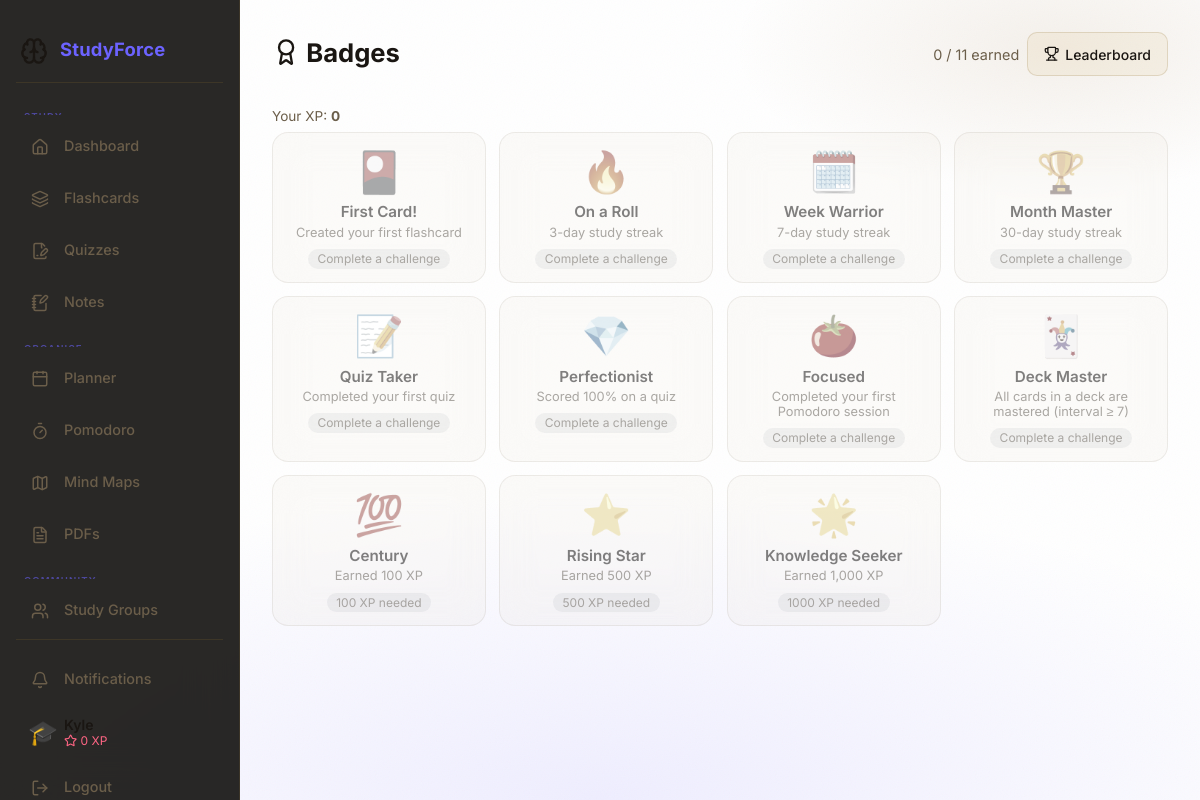
Page /gamification/badges (signed in) on the committed database.
### app/models/user.py (models this page shows, shortened)
class User(UserMixin, db.Model):
    __tablename__ = "users"
    id = db.Column(db.Integer, primary_key=True)
    email = db.Column(db.String(255), unique=True, nullable=False, index=True)
    display_name = db.Column(db.String(100), nullable=False)
    password_hash = db.Column(db.String(255), nullable=False)
    avatar = db.Column(db.String(10), default="🎓")  # emoji avatar
    theme_prefs = db.Column(db.JSON, default=lambda: {
        "mode": "dark",
        "primary": "#d4a853",
        "accent": "#f0c97a",
        "background": "#0c0b09",
    })
    onboarding_complete = db.Column(db.Boolean, default=False)
    created_at = db.Column(db.DateTime, default=lambda: datetime.now(timezone.utc))
    subjects = db.relationship("Subject", back_populates="user", cascade="all, delete-orphan", lazy="dynamic")
    decks = db.relationship("Deck", back_populates="user", cascade="all, delete-orphan", lazy="dynamic")
    quizzes = db.relationship("Quiz", back_populates="user", cascade="all, delete-orphan", lazy="dynamic")
    notes = db.relationship("Note", back_populates="user", cascade="all, delete-orphan", lazy="dynamic")
    study_events = db.relationship("StudyEvent", back_populates="user", cascade="all, delete-orphan", lazy="dynamic")
    pomodoro_sessions = db.relationship("PomodoroSession", back_populates="user", cascade="all, delete-orphan", lazy="dynamic")
    mind_maps = db.relationship("MindMap", back_populates="user", cascade="all, delete-orphan", lazy="dynamic")
    pdf_files = db.relationship("PDFFile", back_populates="user", cascade="all, delete-orphan", lazy="dynamic")
    streak = db.relationship("Streak", back_populates="user", uselist=False, cascade="all, delete-orphan")
    xp_transactions = db.relationship("XPTransaction", back_populates="user", cascade="all, delete-orphan", lazy="dynamic")
    user_badges = db.relationship("UserBadge", back_populates="user", cascade="all, delete-orphan", lazy="dynamic")
    subject_progress = db.relationship("SubjectProgress", back_populates="user", cascade="all, delete-orphan", lazy="dynamic")
    notifications = db.relationship("Notification", back_populates="user", cascade="all, delete-orphan", lazy="dynamic")
    group_memberships = db.relationship("GroupMember", back_populates="user", cascade="all, delete-orphan", lazy="dynamic")
    @property
    def total_xp(self) -> int:
        from .gamification import XPTransaction
        return db.session.query(
            db.func.coalesce(db.func.sum(XPTransaction.amount), 0)
        ).filter_by(user_id=self.id).scalar()
    @property
    def unread_notification_count(self) -> int:
        from .notification import Notification
        return Notification.query.filter_by(user_id=self.id, is_read=False).count()

### app/models/gamification.py (models this page shows, shortened)
class Badge(db.Model):
    __tablename__ = "badges"
    id = db.Column(db.Integer, primary_key=True)
    slug = db.Column(db.String(50), unique=True, nullable=False)
    name = db.Column(db.String(100), nullable=False)
    description = db.Column(db.Text, nullable=False)
    icon = db.Column(db.String(10), nullable=False)       # emoji
    xp_threshold = db.Column(db.Integer, default=0)
    condition = db.Column(db.String(50), nullable=False)  # e.g. "xp", "streak_7", "first_card"
    user_badges = db.relationship("UserBadge", back_populates="badge", cascade="all, delete-orphan", lazy="dynamic")

### app/blueprints/gamification/routes.py (the view)
@gamification_bp.route("/badges")
@login_required
def badges():
    all_badges = Badge.query.order_by(Badge.xp_threshold).all()
    earned_ids = {
        ub.badge_id
        for ub in UserBadge.query.filter_by(user_id=current_user.id).all()
    }
    my_xp = current_user.total_xp
    return render_template(
        "gamification/badges.html",
        all_badges=all_badges,
        earned_ids=earned_ids,
        my_xp=my_xp,
    )

### app/context_processors.py (called while the page is built)
def _time_greeting() -> str:
    hour = datetime.now().hour
    if hour < 12:
        return "morning"
    if hour < 17:
        return "afternoon"
    return "evening"

def inject_globals() -> dict:
    theme = {
        "mode": "dark",
        "primary": "#d4a853",
        "accent": "#f0c97a",
        "background": "#0c0b09",
    }
    unread_count = 0
    if current_user.is_authenticated:
        if current_user.theme_prefs:
            theme = current_user.theme_prefs
        unread_count = current_user.unread_notification_count
    return {
        "theme": theme,
        "unread_notification_count": unread_count,
        "time_greeting": _time_greeting(),
    }

### app/models/user.py (called while the page is built)
@login_manager.user_loader
def load_user(user_id: str):
    return User.query.get(int(user_id))

### app/templates/gamification/badges.html (shortened to what this page needs)
{% extends "base.html" %}
{% block content %}
<div class="page-header">
  <h1 class="page-title"><i data-lucide="award"></i> Badges</h1>
  <div style="display:flex; gap:0.5rem; align-items:center;">
    <span style="color:var(--text-muted); font-size:0.9rem;">{{ earned_ids | length }} / {{ all_badges | length }} earned</span>
    <a href="{{ url_for('gamification.leaderboard') }}" class="btn btn-glass"><i data-lucide="trophy"></i> Leaderboard</a>
  </div>
</div>
<div style="margin-bottom:0.5rem; color:var(--text-muted); font-size:0.85rem;">Your XP: <strong style="color:var(--accent-color);">{{ my_xp }}</strong></div>
{% if all_badges %}
<div style="display:grid; grid-template-columns:repeat(auto-fill, minmax(200px, 1fr)); gap:0.85rem;">
  {% for badge in all_badges %}
  {% set earned = badge.id in earned_ids %}
  <div class="glass p-3 {% if not earned %}badge-locked{% endif %}" style="{% if not earned %}opacity:0.55; filter:grayscale(0.6);{% endif %} text-align:center;">
    <div style="font-size:2.5rem; margin-bottom:0.4rem;">{{ badge.icon }}</div>
    <div style="font-weight:600; font-size:0.95rem; margin-bottom:0.2rem;">{{ badge.name }}</div>
    <div style="font-size:0.8rem; color:var(--text-muted); margin-bottom:0.5rem;">{{ badge.description }}</div>
    {% if earned %}
    <span style="font-size:0.75rem; background:rgba(16,185,129,0.15); color:#10b981; padding:0.15rem 0.6rem; border-radius:1rem; font-weight:600;">Earned ✓</span>
    {% else %}
    <span style="font-size:0.75rem; background:rgba(100,116,139,0.15); color:var(--text-muted); padding:0.15rem 0.6rem; border-radius:1rem;">
      {% if badge.xp_threshold > 0 %}{{ badge.xp_threshold }} XP needed{% else %}Complete a challenge{% endif %}
    </span>
    {% endif %}
  </div>
  {% endfor %}
</div>
{% else %}
<div class="glass p-4" style="text-align:center;">
  <div style="font-size:3rem; margin-bottom:0.5rem;"><i data-lucide="award"></i></div>
  <p style="color:var(--text-muted);">No badges configured yet.</p>
</div>
{% endif %}
{% endblock %}

### app/templates/base.html (shortened to what this page needs)
<!DOCTYPE html>
<html lang="en" data-theme="{{ theme.mode }}">
<head>
  <link rel="stylesheet" href="{{ url_for('static', filename='css/base.css') }}" />
  <link rel="stylesheet" href="{{ url_for('static', filename='css/sidebar.css') }}" />
  <link rel="stylesheet" href="{{ url_for('static', filename='css/components.css') }}" />
</head>
<body>
{% if not request.endpoint or not request.endpoint.startswith('auth.') %}
<aside class="sidebar" id="sidebar" role="navigation" aria-label="Main navigation">
  <div class="sidebar-logo" onclick="toggleSidebar()" title="Toggle sidebar" tabindex="0" role="button" aria-label="Toggle sidebar" onkeydown="if(event.key==='Enter')toggleSidebar()">
    <span class="logo-icon" aria-hidden="true"><i data-lucide="brain"></i></span>
    <span class="logo-text">StudyForce</span>
  </div>
  <span class="sidebar-section-label">Study</span>
  <a href="{{ url_for('dashboard.index') }}"
     class="sidebar-link {% if request.endpoint == 'dashboard.index' %}active{% endif %}"
     data-tooltip="Dashboard"
     aria-label="Dashboard"
     aria-current="{% if request.endpoint == 'dashboard.index' %}page{% endif %}">
    <span class="nav-icon" aria-hidden="true"><i data-lucide="house"></i></span>
    <span class="nav-label">Dashboard</span>
  </a>
  <a href="{{ url_for('flashcards.decks') }}"
     class="sidebar-link {% if request.blueprint == 'flashcards' %}active{% endif %}"
     data-tooltip="Flashcards"
     aria-label="Flashcards"
     aria-current="{% if request.blueprint == 'flashcards' %}page{% endif %}">
    <span class="nav-icon" aria-hidden="true"><i data-lucide="layers"></i></span>
    <span class="nav-label">Flashcards</span>
  </a>
  <a href="{{ url_for('quizzes.list') }}"
     class="sidebar-link {% if request.blueprint == 'quizzes' %}active{% endif %}"
     data-tooltip="Quizzes"
     aria-label="Quizzes"
     aria-current="{% if request.blueprint == 'quizzes' %}page{% endif %}">
    <span class="nav-icon" aria-hidden="true"><i data-lucide="file-pen-line"></i></span>
    <span class="nav-label">Quizzes</span>
  </a>
  <a href="{{ url_for('notes.list') }}"
     class="sidebar-link {% if request.blueprint == 'notes' %}active{% endif %}"
     data-tooltip="Notes"
     aria-label="Notes"
     aria-current="{% if request.blueprint == 'notes' %}page{% endif %}">
    <span class="nav-icon" aria-hidden="true"><i data-lucide="notebook-pen"></i></span>
    <span class="nav-label">Notes</span>
  </a>
  <span class="sidebar-section-label">Organise</span>
  <a href="{{ url_for('planner.index') }}"
     class="sidebar-link {% if request.blueprint == 'planner' %}active{% endif %}"
     data-tooltip="Planner"
     aria-label="Planner"
     aria-current="{% if request.blueprint == 'planner' %}page{% endif %}">
    <span class="nav-icon" aria-hidden="true"><i data-lucide="calendar"></i></span>
    <span class="nav-label">Planner</span>
  </a>
  <a href="{{ url_for('pomodoro.index') }}"
     class="sidebar-link {% if request.blueprint == 'pomodoro' %}active{% endif %}"
     data-tooltip="Pomodoro"
     aria-label="Pomodoro"
     aria-current="{% if request.blueprint == 'pomodoro' %}page{% endif %}">
    <span class="nav-icon" aria-hidden="true"><i data-lucide="timer"></i></span>
    <span class="nav-label">Pomodoro</span>
  </a>
  <a href="{{ url_for('mindmaps.list_maps') }}"
     class="sidebar-link {% if request.blueprint == 'mindmaps' %}active{% endif %}"
     data-tooltip="Mind Maps"
     aria-label="Mind Maps"
     aria-current="{% if request.blueprint == 'mindmaps' %}page{% endif %}">
    <span class="nav-icon" aria-hidden="true"><i data-lucide="map"></i></span>
    <span class="nav-label">Mind Maps</span>
  </a>
  <a href="{{ url_for('pdfs.list_pdfs') }}"
     class="sidebar-link {% if request.blueprint == 'pdfs' %}active{% endif %}"
     data-tooltip="PDFs"
     aria-label="PDFs"
     aria-current="{% if request.blueprint == 'pdfs' %}page{% endif %}">
    <span class="nav-icon" aria-hidden="true"><i data-lucide="file-text"></i></span>
    <span class="nav-label">PDFs</span>
  </a>
  <span class="sidebar-section-label">Community</span>
  <a href="{{ url_for('groups.list_groups') }}"
     class="sidebar-link {% if request.blueprint == 'groups' %}active{% endif %}"
     data-tooltip="Study Groups"
     aria-label="Study Groups"
     aria-current="{% if request.blueprint == 'groups' %}page{% endif %}">
    <span class="nav-icon" aria-hidden="true"><i data-lucide="users"></i></span>
    <span class="nav-label">Study Groups</span>
  </a>
  <div class="sidebar-bottom">
    <a href="{{ url_for('notifications.list_notifications') }}"
       class="sidebar-link {% if request.blueprint == 'notifications' %}active{% endif %}"
       data-tooltip="Notifications" aria-label="Notifications">
      <span class="nav-icon" aria-hidden="true"><i data-lucide="bell"></i></span>
      <span class="nav-label">
        Notifications
      </span>
    </a>
    {% if current_user.is_authenticated %}
    <a href="{{ url_for('auth.profile') }}" class="sidebar-user" data-tooltip="Profile">
      <span class="user-avatar" aria-hidden="true">{{ current_user.avatar }}</span>
      <div class="user-info">
        <div class="user-name">{{ current_user.display_name }}</div>
        <div class="user-xp"><i data-lucide="star"></i> {{ current_user.total_xp }} XP</div>
      </div>
    </a>
    <a href="{{ url_for('auth.logout') }}" class="sidebar-link" data-tooltip="Logout" aria-label="Logout">
      <span class="nav-icon" aria-hidden="true"><i data-lucide="log-out"></i></span>
      <span class="nav-label">Logout</span>
    </a>
    {% else %}
    <a href="{{ url_for('auth.login') }}" class="sidebar-link" data-tooltip="Sign in">
      <span class="nav-icon" aria-hidden="true"><i data-lucide="log-in"></i></span>
      <span class="nav-label">Sign In</span>
    </a>
    {% endif %}
  </div>
</aside>
{% endif %}
<main class="app-content" id="app-content" role="main">
  {% block content %}{% endblock %}
</main>
</body>
</html>

### app/static/css/base.css (style rules this page uses)
:root { --primary: #d4a853; --accent: #f0c97a; --bg: #0c0b09; --surface: rgba(212, 168, 83, 0.07); --surface-2: rgba(212, 168, 83, 0.13); --border: rgba(212, 168, 83, 0.16); --text: #e8e2d4; --text-muted: #8a7f6e; --danger: #c25c5c; --warning: #d4a853; --success: #5caa7f; --info: #5c8aaa; --grad-1: var(--primary); --grad-2: #8a5c20; --grad-3: #0c0b09; --sidebar-width: 240px; --sidebar-collapsed-width: 64px; --font-display: "Inter", "Segoe UI", system-ui, sans-serif; --font-body: "Inter", "Segoe UI", system-ui, sans-serif; --font-mono: "Inter", "Segoe UI", system-ui, monospace; --transition-fast: 150ms ease; --transition-mid: 280ms ease; --transition-slow: 550ms cubic-bezier(0.4, 0, 0.2, 1); }
[data-theme="light"] { --bg: #faf6ef; --surface: rgba(212, 168, 83, 0.09); --surface-2: rgba(255, 251, 240, 0.95); --border: rgba(139, 110, 48, 0.2); --text: #1a1612; --text-muted: #6b5e4a; --grad-3: #f0e6cc; }
*, *::before, *::after { box-sizing: border-box; margin: 0; padding: 0; }
html { font-size: 16px; scroll-behavior: smooth; -webkit-text-size-adjust: 100%; }
body { font-family: var(--font-body); background-color: var(--bg); color: var(--text); min-height: 100vh; overflow-x: hidden; position: relative; }
body::before { content: ""; position: fixed; inset: 0; z-index: -1; background: radial-gradient( ellipse 100% 55% at 50% 100%, color-mix(in srgb, var(--primary) 11%, transparent) 0%, transparent 70% ), radial-gradient( ellipse 45% 30% at 88% 6%, color-mix(in srgb, var(--grad-2) 9%, transparent) 0%, transparent 60% ), var(--bg); }
body::after { content: ""; position: fixed; inset: 0; z-index: -1; pointer-events: none; opacity: 0.04; background-size: 200px 200px; }
.glass { background: var(--surface); backdrop-filter: blur(16px) saturate(180%); -webkit-backdrop-filter: blur(16px) saturate(180%); border: 1px solid var(--border); border-radius: 16px; }
h1 { font-family: var(--font-display); font-size: 2rem; font-weight: 700; line-height: 1.2; }
a { color: var(--accent); text-decoration: none; }
.app-content { flex: 1; margin-left: var(--sidebar-width); padding: 2rem; min-height: 100vh; transition: margin-left var(--transition-mid); }

### app/static/css/components.css (style rules this page uses)
.btn { display: inline-flex; align-items: center; justify-content: center; gap: 0.5rem; padding: 0.5rem 1.25rem; border-radius: 10px; font-size: 0.9rem; font-weight: 500; cursor: pointer; border: 1px solid transparent; transition: background var(--transition-fast), transform var(--transition-fast), box-shadow var(--transition-fast), border-color var(--transition-fast); text-decoration: none; min-height: 44px; white-space: nowrap; -webkit-user-select: none; user-select: none; }
.page-header { display: flex; align-items: center; justify-content: space-between; margin-bottom: 2rem; flex-wrap: wrap; gap: 1rem; }
.page-title { font-family: var(--font-display); font-size: 1.6rem; font-weight: 700; }
svg[data-lucide] { display: inline-block; width: 1.1em; height: 1.1em; stroke: currentColor; fill: none; stroke-width: 2; stroke-linecap: round; stroke-linejoin: round; vertical-align: -0.15em; flex-shrink: 0; }
.nav-icon svg[data-lucide], .mn-icon svg[data-lucide] { width: 18px; height: 18px; vertical-align: middle; }
.logo-icon svg[data-lucide] { width: 28px; height: 28px; vertical-align: middle; }
.p-3 { padding: 0.875rem; }
.btn-glass { background: var(--surface); border: 1px solid var(--border); color: var(--text); padding: 0.5rem 1rem; border-radius: 10px; font-size: 0.875rem; font-weight: 500; cursor: pointer; min-height: 44px; transition: background var(--transition-fast), border-color var(--transition-fast), color var(--transition-fast); text-decoration: none; display: inline-flex; align-items: center; gap: 0.35rem; }

### rows in the picture
User: avatar "🎓"
Badge: icon "🎴", name "First Card!", description "Created your first flashcard", xp_threshold "Complete a challenge"
Badge: icon "🔥", name "On a Roll", description "3-day study streak", xp_threshold "Complete a challenge"
Badge: icon "🗓️", name "Week Warrior", description "7-day study streak", xp_threshold "Complete a challenge"
Badge: icon "🏆", name "Month Master", description "30-day study streak", xp_threshold "Complete a challenge"
Badge: icon "📝", name "Quiz Taker", description "Completed your first quiz", xp_threshold "Complete a challenge"
Badge: icon "💎", name "Perfectionist", description "Scored 100% on a quiz", xp_threshold "Complete a challenge"
Badge: icon "🍅", name "Focused", description "Completed your first Pomodoro session", xp_threshold "Complete a challenge"
Badge: icon "🃏", name "Deck Master", description "All cards in a deck are mastered (interval ≥ 7)", xp_threshold "Complete a challenge"
Badge: icon "💯", name "Century", description "Earned 100 XP", xp_threshold "100"
Badge: icon "⭐", name "Rising Star", description "Earned 500 XP", xp_threshold "500"
Badge: icon "🌟", name "Knowledge Seeker", description "Earned 1,000 XP", xp_threshold "1000"

### other values in the picture
{{ current_user.total_xp }} "0"
{{ earned_ids | length }} "0"
{{ all_badges | length }} "11"
{{ my_xp }} "0"
